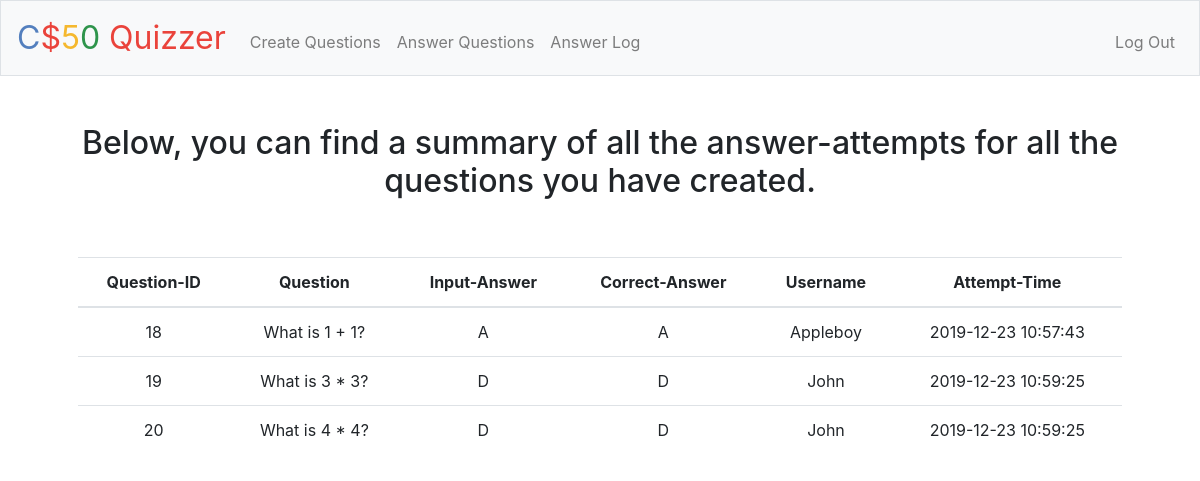
Page /answerlog (signed in) on the committed database.
### tables this page shows
CREATE TABLE 'answerlog' ('id' integer PRIMARY KEY AUTOINCREMENT NOT NULL, 'question_id' integer NOT NULL, 'question' text NOT NULL, 'input_answer' text NOT NULL, 'correct_answer' text NOT NULL, 'username' text NOT NULL, 'Attempt_Time'  timestamp NOT NULL DEFAULT CURRENT_TIMESTAMP  );

### application.py (the view)
@app.route("/answerlog")
@login_required
def answerlog():
    f = db.execute("SELECT username FROM users WHERE id = :user_id", user_id=session["user_id"])
    current_username = f[0]["username"]
    bigs = db.execute("SELECT question FROM testbank WHERE username = :username", username=current_username)
    question_ids = []
    questions = []
    ias = []
    cas = []
    aus = []
    ts = []
    if not len(bigs) == 0:
        for i in range(len(bigs)):
            question = bigs[i]["question"]
            smalls = db.execute("SELECT * FROM answerlog WHERE question = :question", question=question)
            for x in range(len(smalls)):
                question_ids.append(smalls[x]["question_id"])
                questions.append(smalls[x]["question"])
                ias.append(smalls[x]["input_answer"])
                cas.append(smalls[x]["correct_answer"])
                aus.append(smalls[x]["username"])
                ts.append(smalls[x]["Attempt_Time"])
    else:
        smalls = []
    alpha = len(question_ids)
    dhs = list(range(alpha))
    return render_template("answerlog.html", dhs=dhs, question_ids=question_ids, questions=questions, ias=ias, cas=cas, aus=aus, ts=ts)

### application.py (called while the page is built)
@app.after_request
def after_request(response):
    response.headers["Cache-Control"] = "no-cache, no-store, must-revalidate"
    response.headers["Expires"] = 0
    response.headers["Pragma"] = "no-cache"
    return response

### helpers.py (called while the page is built)
def login_required(f):
    @wraps(f)
    def decorated_function(*args, **kwargs):
        if session.get("user_id") is None:
            return redirect("/login")
        return f(*args, **kwargs)
    return decorated_function

### templates/answerlog.html (shortened to what this page needs)
{% extends "layout.html" %}
{% block main %}
    <h2>Below, you can find a summary of all the answer-attempts for all the questions you have created.</h2>
    <br>
    <br>
    <table class="table">
        <thead>
            <tr>
                <th scope="col">Question-ID</th>
                <th scope="col">Question</th>
                <th scope="col">Input-Answer</th>
                <th scope="col">Correct-Answer</th>
                <th scope="col">Username</th>
                <th scope="col">Attempt-Time</th>
            </tr>
        </thead>
        <tbody>
            {% for dh in dhs %}
            <tr>
                <td scope="row">{{ question_ids[dh] }}</td>
                <td>{{ questions[dh] }}</td>
                <td>{{ ias[dh] }}</td>
                <td>{{ cas[dh] }}</td>
                <td>{{ aus[dh] }}</td>
                <td>{{ ts[dh] }}</td>
            </tr>
            {% endfor %}
        </tbody>
    </table>
{% endblock %}

### rows in the picture
answerlog: question "What is 1 + 1?", username "Appleboy", Attempt_Time "2019-12-23 10:57:43"
answerlog: question "What is 3 * 3?", username "John", Attempt_Time "2019-12-23 10:59:25"
answerlog: question "What is 4 * 4?", username "John", Attempt_Time "2019-12-23 10:59:25"

### other values in the picture
{{ question_ids[dh] }} "18" "19" "20"
{{ ias[dh] }} "A" "D" "D"
{{ cas[dh] }} "A" "D" "D"
